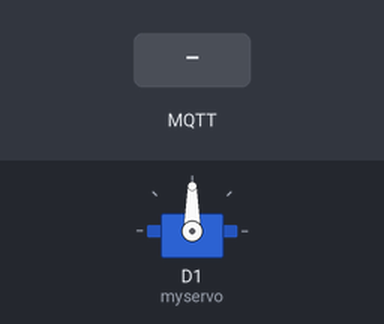
The sketch below on a simulated ESP8266 (NodeMCU). Shown: servo. Inputs (shaded band) come from the test bench. WiFi joins after 1.5 s; servers stay silent unless stated; random numbers use the default seed unless the sketch sets one; no MQTT or app messages arrive unless stated; what the sketch prints to the serial monitor is not drawn.

Above: at 2.8 s.
2.9 s: MQTT message "1" arrives on the first subscribed topic
At 3.7 s:
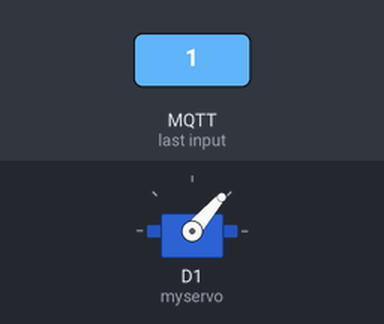
4.4 s: MQTT message "on" arrives on the first subscribed topic
At 4.9 s:
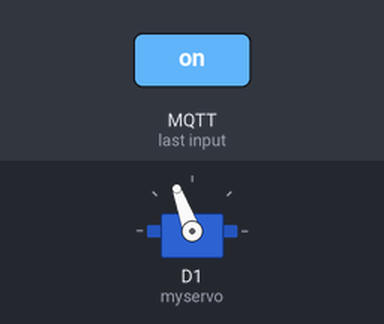
Timing chart, 0 to 7.4 s (numbered marks = the images above; inputs shaded):
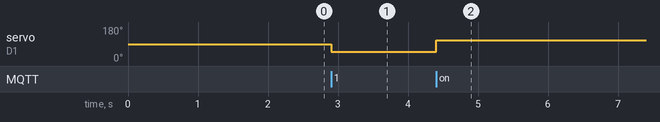

Measured:
- after the input at 2.9 s, servo on D1 (myservo): 90° → 49° at once
- after the input at 4.4 s, servo on D1 (myservo): 49° → 110° at once

The sketch:

WIFISERVO.ino
```cpp
#include <ESP8266WiFi.h>
#include <PubSubClient.h>
#include <Servo.h>
// Update these with values suitable for your network.
const char* ssid = "assr";//put your wifi ssid here.
const char* password = "snow";//put your wifi password here.
 const char* mqtt_server = "broker.mqttdashboard.com";
//const char* mqtt_server = "iot.eclipse.org";

Servo myservo;  // create servo object to control a servo
WiFiClient espClient;
PubSubClient client(espClient);

void setup_wifi() {
   delay(100);
  // We start by connecting to a WiFi network
    Serial.print("Connecting to ");
    Serial.println(ssid);
    WiFi.begin(ssid, password);
    while (WiFi.status() != WL_CONNECTED)
    {
      delay(500);
      Serial.print(".");
    }
  randomSeed(micros());
  Serial.println("");
  Serial.println("WiFi connected");
  Serial.println("IP address: ");
  Serial.println(WiFi.localIP());
}

void callback(char* topic, byte* payload, unsigned int length)
{
  Serial.print("Command from MQTT broker is : [");
  Serial.print(topic);
  Serial.print(" Rotation angle is:");
  Serial.print("   ");
  for(int i=0;i<length;i++)
  {
    if((int)payload[i]>194||(int)payload[i]<0)
    break;
    myservo.write((int)payload[i]);// tell servo to go to position in variable '(int)payload[i]'
    Serial.print((int)payload[i]);//print the rotation angle
    Serial.print("]");
    Serial.println();
  }
}//end callback

void reconnect() {
  // Loop until we're reconnected
  while (!client.connected())
  {
    Serial.print("Attempting MQTT connection...");
    // Create a random client ID
    String clientId = "ESP8266Client-";
    clientId += String(random(0xffff), HEX);
    // Attempt to connect
    //if you MQTT broker has clientID,username and password
    //please change following line to    if (client.connect(clientId,userName,passWord))
    if (client.connect(clientId.c_str()))
    {
      Serial.println("connected");
     //once connected to MQTT broker, subscribe command if any
      client.subscribe("OsoyooCommand");
    } else {
      Serial.print("failed, rc=");
      Serial.print(client.state());
      Serial.println(" try again in 5 seconds");
      // Wait 6 seconds before retrying
      delay(6000);
    }
  }
} //end reconnect()

void setup() {
  Serial.begin(115200);
  setup_wifi();
  client.setServer(mqtt_server, 1883);
  client.setCallback(callback);
  myservo.attach(D1);  // attaches the servo on pin D1 to the servo object
}

void loop() {
  if (!client.connected()) {
    reconnect();
  }
  client.loop();

}
```
